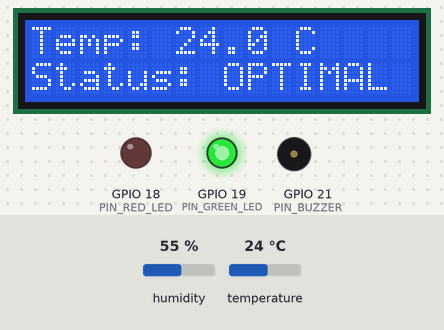
Bench run of a sketch on a simulated ESP32. On the bench: 16×2 character LCD, output pins drawn as LEDs (lit = HIGH), buzzer (waves = sounding, pin HIGH). The test bench sets the inputs (shaded band); at power-on: temperature 24 °C, humidity 55 %. WiFi joins after 1.5 s; servers stay silent unless stated; what the sketch prints to the serial monitor is not drawn.

Above: at 3.7 s.
3.8 s: temperature set to 18.5 °C
At 7.2 s:
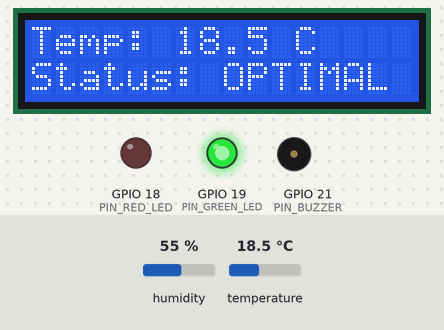
8.6 s: temperature set to 17.2 °C
At 12.3 s:
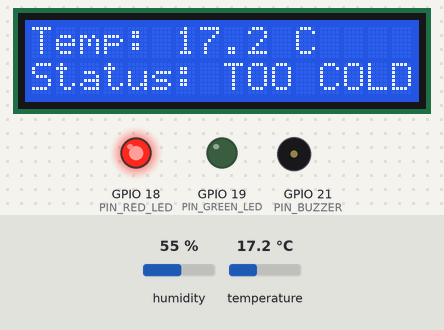
13.4 s: temperature set to 33 °C
At 15.7 s:
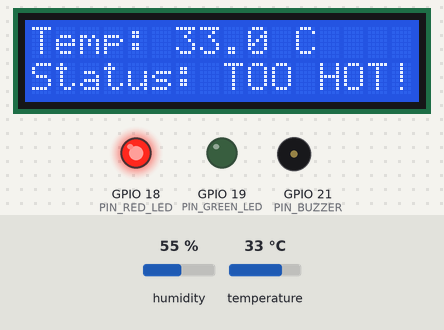
Timing chart, 0 to 24.2 s (numbered marks = the images above; inputs shaded):
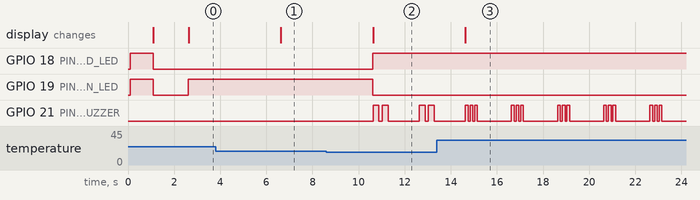

Measured:
- the behaviour switches between 18 and 17.9 °C on temperature (found by bisection; images 1 and 2)
- after the input at 3.8 s, the display: changes after 2.8 s (image 1)
- after the input at 8.6 s, GPIO 18 (PIN_RED_LED): LOW → HIGH after 2.0 s; GPIO 19 (PIN_GREEN_LED): HIGH → LOW after 2.0 s; GPIO 21 (PIN_BUZZER): LOW → HIGH after 2.0 s, → LOW 0.25 s later, → HIGH 0.15 s later, → LOW 0.25 s later, … (8 changes in this stretch); the display: changes after 2.0 s (image 2)
- after the input at 13.4 s, the display: changes after 1.2 s (image 3)

The sketch:

sketch.ino
```cpp
#include <WiFi.h>
#include <DHT.h>
#include <ThingSpeak.h>
#include <LiquidCrystal_I2C.h>
#include <Wire.h>

// --- Wokwi Virtual Wi-Fi Settings ---
const char* WIFI_SSID     = "Wokwi-GUEST";
const char* WIFI_PASSWORD = "";

// --- ThingSpeak Configuration ---
unsigned long myChannelNumber = 3572114;
const char* myWriteAPIKey     = "FSBABX35I3STB53W";

// --- Pin Assignments ---
#define DHTPIN        4
#define DHTTYPE       DHT22

#define PIN_GREEN_LED 19
#define PIN_RED_LED   18
#define PIN_BUZZER    21

// --- I2C LCD Pins ---
#define I2C_SDA       17
#define I2C_SCL       16

// --- Thresholds ---
const float TEMP_MIN = 18.0;
const float TEMP_MAX = 30.0;

// --- Timing Controls (Non-blocking) ---
const unsigned long SENSOR_INTERVAL = 2000;   // Read sensor every 2 seconds
const unsigned long CLOUD_INTERVAL  = 20000;  // Upload every 20 seconds

unsigned long lastSensorRead = 0;
unsigned long lastCloudSend  = 0;

DHT dht(DHTPIN, DHTTYPE);
WiFiClient client;
LiquidCrystal_I2C lcd(0x27, 16, 2);

enum PlantStatus {
  HEALTHY,
  TOO_COLD,
  TOO_HOT,
  SENSOR_ERROR
};

PlantStatus currentStatus = HEALTHY;
float currentTemp = 0.0;

void connectWiFi() {
  if (WiFi.status() == WL_CONNECTED) return;

  Serial.print("Connecting to Wi-Fi");
  WiFi.mode(WIFI_STA);
  WiFi.begin(WIFI_SSID, WIFI_PASSWORD);

  int attempts = 0;
  while (WiFi.status() != WL_CONNECTED && attempts < 20) {
    delay(500);
    Serial.print(".");
    attempts++;
  }

  if (WiFi.status() == WL_CONNECTED) {
    Serial.println("\n[WiFi] Connected to network.");
  } else {
    Serial.println("\n[WiFi] Connection timeout. Retrying next cycle.");
  }
}

void triggerAlarm(bool hot) {
  if (hot) {
    // Too Hot: 3 rapid beeps
    for (int i = 0; i < 3; i++) {
      digitalWrite(PIN_BUZZER, HIGH);
      delay(120);
      digitalWrite(PIN_BUZZER, LOW);
      delay(80);
    }
  } else {
    // Too Cold: 2 longer warning beeps
    for (int i = 0; i < 2; i++) {
      digitalWrite(PIN_BUZZER, HIGH);
      delay(250);
      digitalWrite(PIN_BUZZER, LOW);
      delay(150);
    }
  }
}

void updateLCD(float temp, PlantStatus status) {
  lcd.setCursor(0, 0);
  if (status == SENSOR_ERROR) {
    lcd.print("Temp: ERROR     ");
    lcd.setCursor(0, 1);
    lcd.print("Check Sensor!   ");
    return;
  }

  // Row 1: Temperature display
  char tempBuffer[17];
  snprintf(tempBuffer, sizeof(tempBuffer), "Temp: %.1f C    ", temp);
  lcd.print(tempBuffer);

  // Row 2: Status display
  lcd.setCursor(0, 1);
  if (status == HEALTHY) {
    lcd.print("Status: OPTIMAL ");
  } else if (status == TOO_HOT) {
    lcd.print("Status: TOO HOT!");
  } else if (status == TOO_COLD) {
    lcd.print("Status: TOO COLD");
  }
}

void evaluatePlantConditions(float temp) {
  if (isnan(temp)) {
    currentStatus = SENSOR_ERROR;
    Serial.println("[ERROR] Failed to read from DHT22!");
    updateLCD(0.0, currentStatus);
    return;
  }

  if (temp < TEMP_MIN) {
    currentStatus = TOO_COLD;
    digitalWrite(PIN_GREEN_LED, LOW);
    digitalWrite(PIN_RED_LED, HIGH);
    Serial.printf("Temperature: %.1f°C | Status: TOO COLD\n", temp);
    updateLCD(temp, currentStatus);
    triggerAlarm(false);
  }
  else if (temp > TEMP_MAX) {
    currentStatus = TOO_HOT;
    digitalWrite(PIN_GREEN_LED, LOW);
    digitalWrite(PIN_RED_LED, HIGH);
    Serial.printf("Temperature: %.1f°C | Status: TOO HOT\n", temp);
    updateLCD(temp, currentStatus);
    triggerAlarm(true);
  }
  else {
    currentStatus = HEALTHY;
    digitalWrite(PIN_GREEN_LED, HIGH);
    digitalWrite(PIN_RED_LED, LOW);
    digitalWrite(PIN_BUZZER, LOW);
    Serial.printf("Temperature: %.1f°C | Status: HEALTHY\n", temp);
    updateLCD(temp, currentStatus);
  }
}

void sendTelemetry(float temp, PlantStatus status) {
  if (WiFi.status() != WL_CONNECTED) {
    connectWiFi();
    return;
  }

  ThingSpeak.setField(1, temp);

  int statusCode = (status == HEALTHY) ? 1 : (status == TOO_HOT ? 2 : 3);
  ThingSpeak.setField(2, statusCode);

  String statusMsg = (status == HEALTHY) ? "Healthy" : (status == TOO_HOT ? "Too Hot" : "Too Cold");
  ThingSpeak.setStatus(statusMsg);

  int response = ThingSpeak.writeFields(myChannelNumber, myWriteAPIKey);
  if (response == 200) {
    Serial.println("[Cloud] Data uploaded successfully to ThingSpeak.");
  } else {
    Serial.printf("[Cloud] Upload failed with HTTP code %d\n", response);
  }
}

void setup() {
  Serial.begin(115200);

  pinMode(PIN_GREEN_LED, OUTPUT);
  pinMode(PIN_RED_LED, OUTPUT);
  pinMode(PIN_BUZZER, OUTPUT);

  // Start I2C bus with defined SDA/SCL pins
  Wire.begin(I2C_SDA, I2C_SCL);
  lcd.init();
  lcd.backlight();

  // Boot Splash Screen
  lcd.setCursor(0, 0);
  lcd.print("GROUP 3: PROJECT");
  lcd.setCursor(0, 1);
  lcd.print("Initializing...");

  // Self-test LED indicator
  digitalWrite(PIN_GREEN_LED, HIGH);
  digitalWrite(PIN_RED_LED, HIGH);
  delay(1000);
  digitalWrite(PIN_GREEN_LED, LOW);
  digitalWrite(PIN_RED_LED, LOW);

  lcd.clear();

  dht.begin();
  connectWiFi();
  ThingSpeak.begin(client);

  Serial.println("--- System Initialized ---");
}

void loop() {
  unsigned long now = millis();

  // Task 1: Read DHT22 & Refresh Local Alerts + LCD every 2 seconds
  if (now - lastSensorRead >= SENSOR_INTERVAL) {
    lastSensorRead = now;
    currentTemp = dht.readTemperature();
    evaluatePlantConditions(currentTemp);
  }

  // Task 2: Push Telemetry to ThingSpeak every 20 seconds
  if (now - lastCloudSend >= CLOUD_INTERVAL) {
    lastCloudSend = now;
    if (!isnan(currentTemp)) {
      sendTelemetry(currentTemp, currentStatus);
    }
  }
}
```
